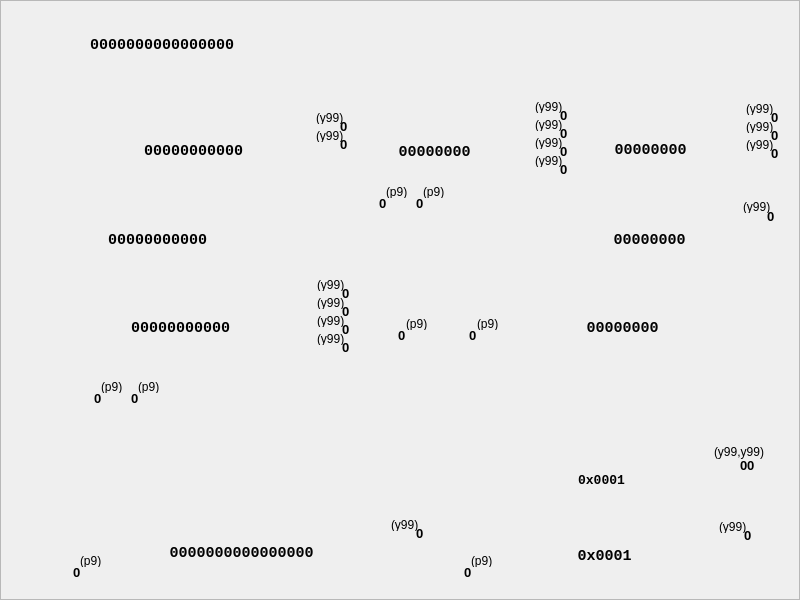
<?xml version="1.0" encoding="UTF-8"?>
<ui version="4.0">
 <class>CFaddWay1Widget</class>
 <widget class="QWidget" name="CFaddWay1Widget">
  <property name="geometry">
   <rect>
    <x>0</x>
    <y>0</y>
    <width>800</width>
    <height>600</height>
   </rect>
  </property>
  <property name="sizePolicy">
   <sizepolicy hsizetype="Fixed" vsizetype="Fixed">
    <horstretch>0</horstretch>
    <verstretch>0</verstretch>
   </sizepolicy>
  </property>
  <property name="minimumSize">
   <size>
    <width>800</width>
    <height>600</height>
   </size>
  </property>
  <property name="maximumSize">
   <size>
    <width>800</width>
    <height>600</height>
   </size>
  </property>
  <property name="windowTitle">
   <string>Form</string>
  </property>
  <property name="styleSheet">
   <string notr="true">QFrame{border-image: url(:/add/fadd/alu1.png);}</string>
  </property>
  <widget class="QFrame" name="frame">
   <property name="geometry">
    <rect>
     <x>0</x>
     <y>0</y>
     <width>800</width>
     <height>600</height>
    </rect>
   </property>
   <property name="frameShape">
    <enum>QFrame::StyledPanel</enum>
   </property>
   <property name="frameShadow">
    <enum>QFrame::Raised</enum>
   </property>
   <widget class="QLabel" name="mRg2Val">
    <property name="geometry">
     <rect>
      <x>115</x>
      <y>318</y>
      <width>131</width>
      <height>20</height>
     </rect>
    </property>
    <property name="font">
     <font>
      <family>Courier New</family>
      <pointsize>11</pointsize>
      <weight>75</weight>
      <bold>true</bold>
     </font>
    </property>
    <property name="styleSheet">
     <string notr="true">border-image:none;</string>
    </property>
    <property name="text">
     <string notr="true">00000000000</string>
    </property>
    <property name="alignment">
     <set>Qt::AlignCenter</set>
    </property>
   </widget>
   <widget class="QLabel" name="mRg1ShrVal">
    <property name="geometry">
     <rect>
      <x>340</x>
      <y>136</y>
      <width>21</width>
      <height>16</height>
     </rect>
    </property>
    <property name="font">
     <font>
      <pointsize>10</pointsize>
      <weight>75</weight>
      <bold>true</bold>
     </font>
    </property>
    <property name="styleSheet">
     <string notr="true">border-image:none;</string>
    </property>
    <property name="text">
     <string notr="true">0</string>
    </property>
   </widget>
   <widget class="QLabel" name="mSm1OutVal">
    <property name="geometry">
     <rect>
      <x>62</x>
      <y>230</y>
      <width>191</width>
      <height>20</height>
     </rect>
    </property>
    <property name="font">
     <font>
      <family>Courier New</family>
      <pointsize>11</pointsize>
      <weight>75</weight>
      <bold>true</bold>
     </font>
    </property>
    <property name="styleSheet">
     <string notr="true">border-image:none;</string>
    </property>
    <property name="text">
     <string notr="true">00000000000</string>
    </property>
    <property name="alignment">
     <set>Qt::AlignCenter</set>
    </property>
   </widget>
   <widget class="QLabel" name="mDVal">
    <property name="geometry">
     <rect>
      <x>90</x>
      <y>37</y>
      <width>191</width>
      <height>16</height>
     </rect>
    </property>
    <property name="font">
     <font>
      <family>Courier New</family>
      <pointsize>11</pointsize>
      <weight>75</weight>
      <bold>true</bold>
     </font>
    </property>
    <property name="styleSheet">
     <string notr="true">border-image:none;</string>
    </property>
    <property name="text">
     <string notr="true">0000000000000000</string>
    </property>
   </widget>
   <widget class="QLabel" name="mRg1WrHint">
    <property name="geometry">
     <rect>
      <x>316</x>
      <y>111</y>
      <width>46</width>
      <height>13</height>
     </rect>
    </property>
    <property name="styleSheet">
     <string notr="true">border-image:none;</string>
    </property>
    <property name="text">
     <string notr="true">(y99)</string>
    </property>
   </widget>
   <widget class="QLabel" name="mRg1WrVal">
    <property name="geometry">
     <rect>
      <x>340</x>
      <y>118</y>
      <width>21</width>
      <height>16</height>
     </rect>
    </property>
    <property name="font">
     <font>
      <pointsize>10</pointsize>
      <weight>75</weight>
      <bold>true</bold>
     </font>
    </property>
    <property name="styleSheet">
     <string notr="true">border-image:none;</string>
    </property>
    <property name="text">
     <string notr="true">0</string>
    </property>
   </widget>
   <widget class="QLabel" name="mRg1ShrHint">
    <property name="geometry">
     <rect>
      <x>316</x>
      <y>129</y>
      <width>46</width>
      <height>13</height>
     </rect>
    </property>
    <property name="styleSheet">
     <string notr="true">border-image:none;</string>
    </property>
    <property name="text">
     <string notr="true">(y99)</string>
    </property>
   </widget>
   <widget class="QLabel" name="mRg1Val">
    <property name="geometry">
     <rect>
      <x>133</x>
      <y>141</y>
      <width>121</width>
      <height>20</height>
     </rect>
    </property>
    <property name="font">
     <font>
      <family>Courier New</family>
      <pointsize>11</pointsize>
      <weight>75</weight>
      <bold>true</bold>
     </font>
    </property>
    <property name="styleSheet">
     <string notr="true">border-image:none;</string>
    </property>
    <property name="text">
     <string notr="true">00000000000</string>
    </property>
    <property name="alignment">
     <set>Qt::AlignCenter</set>
    </property>
   </widget>
   <widget class="QLabel" name="mCt2Val">
    <property name="geometry">
     <rect>
      <x>590</x>
      <y>140</y>
      <width>121</width>
      <height>20</height>
     </rect>
    </property>
    <property name="font">
     <font>
      <family>Courier New</family>
      <pointsize>11</pointsize>
      <weight>75</weight>
      <bold>true</bold>
     </font>
    </property>
    <property name="styleSheet">
     <string notr="true">border-image:none;</string>
    </property>
    <property name="text">
     <string notr="true">00000000</string>
    </property>
    <property name="alignment">
     <set>Qt::AlignCenter</set>
    </property>
   </widget>
   <widget class="QLabel" name="mRg2Out10Val">
    <property name="geometry">
     <rect>
      <x>94</x>
      <y>390</y>
      <width>21</width>
      <height>16</height>
     </rect>
    </property>
    <property name="font">
     <font>
      <pointsize>10</pointsize>
      <weight>75</weight>
      <bold>true</bold>
     </font>
    </property>
    <property name="styleSheet">
     <string notr="true">border-image:none;</string>
    </property>
    <property name="text">
     <string notr="true">0</string>
    </property>
   </widget>
   <widget class="QLabel" name="mRg2Out10Hint">
    <property name="geometry">
     <rect>
      <x>101</x>
      <y>380</y>
      <width>46</width>
      <height>13</height>
     </rect>
    </property>
    <property name="styleSheet">
     <string notr="true">border-image:none;</string>
    </property>
    <property name="text">
     <string notr="true">(p9)</string>
    </property>
   </widget>
   <widget class="QLabel" name="mRg2Out9Val">
    <property name="geometry">
     <rect>
      <x>131</x>
      <y>390</y>
      <width>21</width>
      <height>16</height>
     </rect>
    </property>
    <property name="font">
     <font>
      <pointsize>10</pointsize>
      <weight>75</weight>
      <bold>true</bold>
     </font>
    </property>
    <property name="styleSheet">
     <string notr="true">border-image:none;</string>
    </property>
    <property name="text">
     <string notr="true">0</string>
    </property>
   </widget>
   <widget class="QLabel" name="mRg2Out9Hint">
    <property name="geometry">
     <rect>
      <x>138</x>
      <y>380</y>
      <width>46</width>
      <height>13</height>
     </rect>
    </property>
    <property name="styleSheet">
     <string notr="true">border-image:none;</string>
    </property>
    <property name="text">
     <string notr="true">(p9)</string>
    </property>
   </widget>
   <widget class="QLabel" name="mSm2OutVal">
    <property name="geometry">
     <rect>
      <x>547</x>
      <y>318</y>
      <width>151</width>
      <height>20</height>
     </rect>
    </property>
    <property name="font">
     <font>
      <family>Courier New</family>
      <pointsize>11</pointsize>
      <weight>75</weight>
      <bold>true</bold>
     </font>
    </property>
    <property name="styleSheet">
     <string notr="true">border-image:none;</string>
    </property>
    <property name="text">
     <string notr="true">00000000</string>
    </property>
    <property name="alignment">
     <set>Qt::AlignCenter</set>
    </property>
   </widget>
   <widget class="QLabel" name="mXor1Val">
    <property name="geometry">
     <rect>
      <x>589</x>
      <y>230</y>
      <width>121</width>
      <height>20</height>
     </rect>
    </property>
    <property name="font">
     <font>
      <family>Courier New</family>
      <pointsize>11</pointsize>
      <weight>75</weight>
      <bold>true</bold>
     </font>
    </property>
    <property name="styleSheet">
     <string notr="true">border-image:none;</string>
    </property>
    <property name="text">
     <string notr="true">00000000</string>
    </property>
    <property name="alignment">
     <set>Qt::AlignCenter</set>
    </property>
   </widget>
   <widget class="QLabel" name="mXor1NotVal">
    <property name="geometry">
     <rect>
      <x>767</x>
      <y>208</y>
      <width>21</width>
      <height>16</height>
     </rect>
    </property>
    <property name="font">
     <font>
      <pointsize>10</pointsize>
      <weight>75</weight>
      <bold>true</bold>
     </font>
    </property>
    <property name="styleSheet">
     <string notr="true">border-image:none;</string>
    </property>
    <property name="text">
     <string notr="true">0</string>
    </property>
   </widget>
   <widget class="QLabel" name="mXor1NotHint">
    <property name="geometry">
     <rect>
      <x>743</x>
      <y>200</y>
      <width>46</width>
      <height>13</height>
     </rect>
    </property>
    <property name="styleSheet">
     <string notr="true">border-image:none;</string>
    </property>
    <property name="text">
     <string notr="true">(y99)</string>
    </property>
   </widget>
   <widget class="QLabel" name="mCt1RstHint">
    <property name="geometry">
     <rect>
      <x>535</x>
      <y>100</y>
      <width>46</width>
      <height>13</height>
     </rect>
    </property>
    <property name="styleSheet">
     <string notr="true">border-image:none;</string>
    </property>
    <property name="text">
     <string notr="true">(y99)</string>
    </property>
   </widget>
   <widget class="QLabel" name="mCt1RstVal">
    <property name="geometry">
     <rect>
      <x>560</x>
      <y>107</y>
      <width>21</width>
      <height>16</height>
     </rect>
    </property>
    <property name="font">
     <font>
      <pointsize>10</pointsize>
      <weight>75</weight>
      <bold>true</bold>
     </font>
    </property>
    <property name="styleSheet">
     <string notr="true">border-image:none;</string>
    </property>
    <property name="text">
     <string notr="true">0</string>
    </property>
   </widget>
   <widget class="QLabel" name="mCt1WrHint">
    <property name="geometry">
     <rect>
      <x>535</x>
      <y>118</y>
      <width>46</width>
      <height>13</height>
     </rect>
    </property>
    <property name="styleSheet">
     <string notr="true">border-image:none;</string>
    </property>
    <property name="text">
     <string notr="true">(y99)</string>
    </property>
   </widget>
   <widget class="QLabel" name="mCt1WrVal">
    <property name="geometry">
     <rect>
      <x>560</x>
      <y>125</y>
      <width>21</width>
      <height>16</height>
     </rect>
    </property>
    <property name="font">
     <font>
      <pointsize>10</pointsize>
      <weight>75</weight>
      <bold>true</bold>
     </font>
    </property>
    <property name="styleSheet">
     <string notr="true">border-image:none;</string>
    </property>
    <property name="text">
     <string notr="true">0</string>
    </property>
   </widget>
   <widget class="QLabel" name="mCt1IncVal">
    <property name="geometry">
     <rect>
      <x>560</x>
      <y>143</y>
      <width>21</width>
      <height>16</height>
     </rect>
    </property>
    <property name="font">
     <font>
      <pointsize>10</pointsize>
      <weight>75</weight>
      <bold>true</bold>
     </font>
    </property>
    <property name="styleSheet">
     <string notr="true">border-image:none;</string>
    </property>
    <property name="text">
     <string notr="true">0</string>
    </property>
   </widget>
   <widget class="QLabel" name="mCt1IncHint">
    <property name="geometry">
     <rect>
      <x>535</x>
      <y>136</y>
      <width>46</width>
      <height>13</height>
     </rect>
    </property>
    <property name="styleSheet">
     <string notr="true">border-image:none;</string>
    </property>
    <property name="text">
     <string notr="true">(y99)</string>
    </property>
   </widget>
   <widget class="QLabel" name="mCt1DecVal">
    <property name="geometry">
     <rect>
      <x>560</x>
      <y>161</y>
      <width>21</width>
      <height>16</height>
     </rect>
    </property>
    <property name="font">
     <font>
      <pointsize>10</pointsize>
      <weight>75</weight>
      <bold>true</bold>
     </font>
    </property>
    <property name="styleSheet">
     <string notr="true">border-image:none;</string>
    </property>
    <property name="text">
     <string notr="true">0</string>
    </property>
   </widget>
   <widget class="QLabel" name="mCt1DecHint">
    <property name="geometry">
     <rect>
      <x>535</x>
      <y>154</y>
      <width>46</width>
      <height>13</height>
     </rect>
    </property>
    <property name="styleSheet">
     <string notr="true">border-image:none;</string>
    </property>
    <property name="text">
     <string notr="true">(y99)</string>
    </property>
   </widget>
   <widget class="QLabel" name="mCt1Out7Val">
    <property name="geometry">
     <rect>
      <x>379</x>
      <y>195</y>
      <width>21</width>
      <height>16</height>
     </rect>
    </property>
    <property name="font">
     <font>
      <pointsize>10</pointsize>
      <weight>75</weight>
      <bold>true</bold>
     </font>
    </property>
    <property name="styleSheet">
     <string notr="true">border-image:none;</string>
    </property>
    <property name="text">
     <string notr="true">0</string>
    </property>
   </widget>
   <widget class="QLabel" name="mCt1Out7Hint">
    <property name="geometry">
     <rect>
      <x>386</x>
      <y>185</y>
      <width>46</width>
      <height>13</height>
     </rect>
    </property>
    <property name="styleSheet">
     <string notr="true">border-image:none;</string>
    </property>
    <property name="text">
     <string notr="true">(p9)</string>
    </property>
   </widget>
   <widget class="QLabel" name="mCt1Out6Val">
    <property name="geometry">
     <rect>
      <x>416</x>
      <y>195</y>
      <width>21</width>
      <height>16</height>
     </rect>
    </property>
    <property name="font">
     <font>
      <pointsize>10</pointsize>
      <weight>75</weight>
      <bold>true</bold>
     </font>
    </property>
    <property name="styleSheet">
     <string notr="true">border-image:none;</string>
    </property>
    <property name="text">
     <string notr="true">0</string>
    </property>
   </widget>
   <widget class="QLabel" name="mCt1Out6Hint">
    <property name="geometry">
     <rect>
      <x>423</x>
      <y>185</y>
      <width>46</width>
      <height>13</height>
     </rect>
    </property>
    <property name="styleSheet">
     <string notr="true">border-image:none;</string>
    </property>
    <property name="text">
     <string notr="true">(p9)</string>
    </property>
   </widget>
   <widget class="QLabel" name="mCt2WrHint">
    <property name="geometry">
     <rect>
      <x>746</x>
      <y>102</y>
      <width>46</width>
      <height>13</height>
     </rect>
    </property>
    <property name="styleSheet">
     <string notr="true">border-image:none;</string>
    </property>
    <property name="text">
     <string notr="true">(y99)</string>
    </property>
   </widget>
   <widget class="QLabel" name="mCt2WrVal">
    <property name="geometry">
     <rect>
      <x>771</x>
      <y>109</y>
      <width>21</width>
      <height>16</height>
     </rect>
    </property>
    <property name="font">
     <font>
      <pointsize>10</pointsize>
      <weight>75</weight>
      <bold>true</bold>
     </font>
    </property>
    <property name="styleSheet">
     <string notr="true">border-image:none;</string>
    </property>
    <property name="text">
     <string notr="true">0</string>
    </property>
   </widget>
   <widget class="QLabel" name="mCt2IncHint">
    <property name="geometry">
     <rect>
      <x>746</x>
      <y>120</y>
      <width>46</width>
      <height>13</height>
     </rect>
    </property>
    <property name="styleSheet">
     <string notr="true">border-image:none;</string>
    </property>
    <property name="text">
     <string notr="true">(y99)</string>
    </property>
   </widget>
   <widget class="QLabel" name="mCt2IncVal">
    <property name="geometry">
     <rect>
      <x>771</x>
      <y>127</y>
      <width>21</width>
      <height>16</height>
     </rect>
    </property>
    <property name="font">
     <font>
      <pointsize>10</pointsize>
      <weight>75</weight>
      <bold>true</bold>
     </font>
    </property>
    <property name="styleSheet">
     <string notr="true">border-image:none;</string>
    </property>
    <property name="text">
     <string notr="true">0</string>
    </property>
   </widget>
   <widget class="QLabel" name="mCt2DecHint">
    <property name="geometry">
     <rect>
      <x>746</x>
      <y>138</y>
      <width>46</width>
      <height>13</height>
     </rect>
    </property>
    <property name="styleSheet">
     <string notr="true">border-image:none;</string>
    </property>
    <property name="text">
     <string notr="true">(y99)</string>
    </property>
   </widget>
   <widget class="QLabel" name="mCt2DecVal">
    <property name="geometry">
     <rect>
      <x>771</x>
      <y>145</y>
      <width>21</width>
      <height>16</height>
     </rect>
    </property>
    <property name="font">
     <font>
      <pointsize>10</pointsize>
      <weight>75</weight>
      <bold>true</bold>
     </font>
    </property>
    <property name="styleSheet">
     <string notr="true">border-image:none;</string>
    </property>
    <property name="text">
     <string notr="true">0</string>
    </property>
   </widget>
   <widget class="QLabel" name="mRg2RstHint">
    <property name="geometry">
     <rect>
      <x>317</x>
      <y>278</y>
      <width>46</width>
      <height>13</height>
     </rect>
    </property>
    <property name="styleSheet">
     <string notr="true">border-image:none;</string>
    </property>
    <property name="text">
     <string notr="true">(y99)</string>
    </property>
   </widget>
   <widget class="QLabel" name="mRg2ShrVal">
    <property name="geometry">
     <rect>
      <x>342</x>
      <y>321</y>
      <width>21</width>
      <height>16</height>
     </rect>
    </property>
    <property name="font">
     <font>
      <pointsize>10</pointsize>
      <weight>75</weight>
      <bold>true</bold>
     </font>
    </property>
    <property name="styleSheet">
     <string notr="true">border-image:none;</string>
    </property>
    <property name="text">
     <string notr="true">0</string>
    </property>
   </widget>
   <widget class="QLabel" name="mRg2WrVal">
    <property name="geometry">
     <rect>
      <x>342</x>
      <y>303</y>
      <width>21</width>
      <height>16</height>
     </rect>
    </property>
    <property name="font">
     <font>
      <pointsize>10</pointsize>
      <weight>75</weight>
      <bold>true</bold>
     </font>
    </property>
    <property name="styleSheet">
     <string notr="true">border-image:none;</string>
    </property>
    <property name="text">
     <string notr="true">0</string>
    </property>
   </widget>
   <widget class="QLabel" name="mRg2ShlVal">
    <property name="geometry">
     <rect>
      <x>342</x>
      <y>339</y>
      <width>21</width>
      <height>16</height>
     </rect>
    </property>
    <property name="font">
     <font>
      <pointsize>10</pointsize>
      <weight>75</weight>
      <bold>true</bold>
     </font>
    </property>
    <property name="styleSheet">
     <string notr="true">border-image:none;</string>
    </property>
    <property name="text">
     <string notr="true">0</string>
    </property>
   </widget>
   <widget class="QLabel" name="mRg2ShrHint">
    <property name="geometry">
     <rect>
      <x>317</x>
      <y>314</y>
      <width>46</width>
      <height>13</height>
     </rect>
    </property>
    <property name="styleSheet">
     <string notr="true">border-image:none;</string>
    </property>
    <property name="text">
     <string notr="true">(y99)</string>
    </property>
   </widget>
   <widget class="QLabel" name="mRg2WrHint">
    <property name="geometry">
     <rect>
      <x>317</x>
      <y>296</y>
      <width>46</width>
      <height>13</height>
     </rect>
    </property>
    <property name="styleSheet">
     <string notr="true">border-image:none;</string>
    </property>
    <property name="text">
     <string notr="true">(y99)</string>
    </property>
   </widget>
   <widget class="QLabel" name="mRg2ShlHint">
    <property name="geometry">
     <rect>
      <x>317</x>
      <y>332</y>
      <width>46</width>
      <height>13</height>
     </rect>
    </property>
    <property name="styleSheet">
     <string notr="true">border-image:none;</string>
    </property>
    <property name="text">
     <string notr="true">(y99)</string>
    </property>
   </widget>
   <widget class="QLabel" name="mRg2RstVal">
    <property name="geometry">
     <rect>
      <x>342</x>
      <y>285</y>
      <width>21</width>
      <height>16</height>
     </rect>
    </property>
    <property name="font">
     <font>
      <pointsize>10</pointsize>
      <weight>75</weight>
      <bold>true</bold>
     </font>
    </property>
    <property name="styleSheet">
     <string notr="true">border-image:none;</string>
    </property>
    <property name="text">
     <string notr="true">0</string>
    </property>
   </widget>
   <widget class="QLabel" name="mBd1OutVal">
    <property name="geometry">
     <rect>
      <x>416</x>
      <y>525</y>
      <width>21</width>
      <height>16</height>
     </rect>
    </property>
    <property name="font">
     <font>
      <pointsize>10</pointsize>
      <weight>75</weight>
      <bold>true</bold>
     </font>
    </property>
    <property name="styleSheet">
     <string notr="true">border-image:none;</string>
    </property>
    <property name="text">
     <string notr="true">0</string>
    </property>
   </widget>
   <widget class="QLabel" name="mBd1OutHint">
    <property name="geometry">
     <rect>
      <x>391</x>
      <y>518</y>
      <width>46</width>
      <height>13</height>
     </rect>
    </property>
    <property name="styleSheet">
     <string notr="true">border-image:none;</string>
    </property>
    <property name="text">
     <string notr="true">(y99)</string>
    </property>
   </widget>
   <widget class="QLabel" name="mBd2OutVal">
    <property name="geometry">
     <rect>
      <x>744</x>
      <y>527</y>
      <width>21</width>
      <height>16</height>
     </rect>
    </property>
    <property name="font">
     <font>
      <pointsize>10</pointsize>
      <weight>75</weight>
      <bold>true</bold>
     </font>
    </property>
    <property name="styleSheet">
     <string notr="true">border-image:none;</string>
    </property>
    <property name="text">
     <string notr="true">0</string>
    </property>
   </widget>
   <widget class="QLabel" name="mBd2OutHint">
    <property name="geometry">
     <rect>
      <x>719</x>
      <y>520</y>
      <width>46</width>
      <height>13</height>
     </rect>
    </property>
    <property name="styleSheet">
     <string notr="true">border-image:none;</string>
    </property>
    <property name="text">
     <string notr="true">(y99)</string>
    </property>
   </widget>
   <widget class="QLabel" name="mRg2IsZeroVal">
    <property name="geometry">
     <rect>
      <x>73</x>
      <y>564</y>
      <width>21</width>
      <height>16</height>
     </rect>
    </property>
    <property name="font">
     <font>
      <pointsize>10</pointsize>
      <weight>75</weight>
      <bold>true</bold>
     </font>
    </property>
    <property name="styleSheet">
     <string notr="true">border-image:none;</string>
    </property>
    <property name="text">
     <string notr="true">0</string>
    </property>
   </widget>
   <widget class="QLabel" name="mRg2IsZeroHint">
    <property name="geometry">
     <rect>
      <x>80</x>
      <y>554</y>
      <width>46</width>
      <height>13</height>
     </rect>
    </property>
    <property name="styleSheet">
     <string notr="true">border-image:none;</string>
    </property>
    <property name="text">
     <string notr="true">(p9)</string>
    </property>
   </widget>
   <widget class="QLabel" name="mMs1SelVal">
    <property name="geometry">
     <rect>
      <x>740</x>
      <y>457</y>
      <width>31</width>
      <height>16</height>
     </rect>
    </property>
    <property name="font">
     <font>
      <pointsize>10</pointsize>
      <weight>75</weight>
      <bold>true</bold>
     </font>
    </property>
    <property name="styleSheet">
     <string notr="true">border-image:none;</string>
    </property>
    <property name="text">
     <string notr="true">00</string>
    </property>
   </widget>
   <widget class="QLabel" name="mMs1SelHint">
    <property name="geometry">
     <rect>
      <x>714</x>
      <y>444</y>
      <width>51</width>
      <height>16</height>
     </rect>
    </property>
    <property name="styleSheet">
     <string notr="true">border-image:none;</string>
    </property>
    <property name="text">
     <string notr="true">(y99,y99)</string>
    </property>
   </widget>
   <widget class="QLabel" name="mCt1IsZeroVal">
    <property name="geometry">
     <rect>
      <x>464</x>
      <y>564</y>
      <width>21</width>
      <height>16</height>
     </rect>
    </property>
    <property name="font">
     <font>
      <pointsize>10</pointsize>
      <weight>75</weight>
      <bold>true</bold>
     </font>
    </property>
    <property name="styleSheet">
     <string notr="true">border-image:none;</string>
    </property>
    <property name="text">
     <string notr="true">0</string>
    </property>
   </widget>
   <widget class="QLabel" name="mCt1IsZeroHint">
    <property name="geometry">
     <rect>
      <x>471</x>
      <y>554</y>
      <width>46</width>
      <height>13</height>
     </rect>
    </property>
    <property name="styleSheet">
     <string notr="true">border-image:none;</string>
    </property>
    <property name="text">
     <string notr="true">(p9)</string>
    </property>
   </widget>
   <widget class="QLabel" name="mCt1IsGt10Val">
    <property name="geometry">
     <rect>
      <x>398</x>
      <y>327</y>
      <width>21</width>
      <height>16</height>
     </rect>
    </property>
    <property name="font">
     <font>
      <pointsize>10</pointsize>
      <weight>75</weight>
      <bold>true</bold>
     </font>
    </property>
    <property name="styleSheet">
     <string notr="true">border-image:none;</string>
    </property>
    <property name="text">
     <string notr="true">0</string>
    </property>
   </widget>
   <widget class="QLabel" name="mCt1IsGt10Hint">
    <property name="geometry">
     <rect>
      <x>406</x>
      <y>317</y>
      <width>46</width>
      <height>13</height>
     </rect>
    </property>
    <property name="styleSheet">
     <string notr="true">border-image:none;</string>
    </property>
    <property name="text">
     <string notr="true">(p9)</string>
    </property>
   </widget>
   <widget class="QLabel" name="mCt1IsLtMns10Val">
    <property name="geometry">
     <rect>
      <x>469</x>
      <y>327</y>
      <width>21</width>
      <height>16</height>
     </rect>
    </property>
    <property name="font">
     <font>
      <pointsize>10</pointsize>
      <weight>75</weight>
      <bold>true</bold>
     </font>
    </property>
    <property name="styleSheet">
     <string notr="true">border-image:none;</string>
    </property>
    <property name="text">
     <string notr="true">0</string>
    </property>
   </widget>
   <widget class="QLabel" name="mCt1IsLtMns10Hint">
    <property name="geometry">
     <rect>
      <x>477</x>
      <y>317</y>
      <width>46</width>
      <height>13</height>
     </rect>
    </property>
    <property name="styleSheet">
     <string notr="true">border-image:none;</string>
    </property>
    <property name="text">
     <string notr="true">(p9)</string>
    </property>
   </widget>
   <widget class="QLabel" name="mCt1Val">
    <property name="geometry">
     <rect>
      <x>374</x>
      <y>142</y>
      <width>121</width>
      <height>20</height>
     </rect>
    </property>
    <property name="font">
     <font>
      <family>Courier New</family>
      <pointsize>11</pointsize>
      <weight>75</weight>
      <bold>true</bold>
     </font>
    </property>
    <property name="styleSheet">
     <string notr="true">border-image:none;</string>
    </property>
    <property name="text">
     <string notr="true">00000000</string>
    </property>
    <property name="alignment">
     <set>Qt::AlignCenter</set>
    </property>
   </widget>
   <widget class="QLabel" name="mBd1Val">
    <property name="geometry">
     <rect>
      <x>136</x>
      <y>543</y>
      <width>211</width>
      <height>20</height>
     </rect>
    </property>
    <property name="font">
     <font>
      <family>Courier New</family>
      <pointsize>11</pointsize>
      <weight>75</weight>
      <bold>true</bold>
     </font>
    </property>
    <property name="styleSheet">
     <string notr="true">border-image:none;</string>
    </property>
    <property name="text">
     <string notr="true">0000000000000000</string>
    </property>
    <property name="alignment">
     <set>Qt::AlignCenter</set>
    </property>
   </widget>
   <widget class="QLabel" name="mBd2Val">
    <property name="geometry">
     <rect>
      <x>554</x>
      <y>546</y>
      <width>101</width>
      <height>20</height>
     </rect>
    </property>
    <property name="font">
     <font>
      <family>Courier New</family>
      <pointsize>11</pointsize>
      <weight>75</weight>
      <bold>true</bold>
     </font>
    </property>
    <property name="styleSheet">
     <string notr="true">border-image:none;</string>
    </property>
    <property name="text">
     <string notr="true">0x0001</string>
    </property>
    <property name="alignment">
     <set>Qt::AlignCenter</set>
    </property>
   </widget>
   <widget class="QLabel" name="mMs1OutVal">
    <property name="geometry">
     <rect>
      <x>551</x>
      <y>470</y>
      <width>101</width>
      <height>20</height>
     </rect>
    </property>
    <property name="font">
     <font>
      <family>Courier New</family>
      <pointsize>10</pointsize>
      <weight>75</weight>
      <bold>true</bold>
     </font>
    </property>
    <property name="styleSheet">
     <string notr="true">border-image:none;</string>
    </property>
    <property name="text">
     <string notr="true">0x0001</string>
    </property>
    <property name="alignment">
     <set>Qt::AlignCenter</set>
    </property>
   </widget>
  </widget>
 </widget>
 <resources/>
 <connections/>
</ui>
